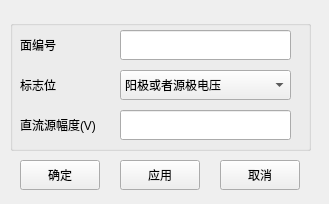
<?xml version="1.0" encoding="UTF-8"?>
<ui version="4.0">
 <class>frmSBoundMetal</class>
 <widget class="QMainWindow" name="frmSBoundMetal">
  <property name="geometry">
   <rect>
    <x>0</x>
    <y>0</y>
    <width>329</width>
    <height>204</height>
   </rect>
  </property>
  <property name="windowTitle">
   <string>金属接触</string>
  </property>
  <widget class="QWidget" name="centralwidget">
   <widget class="QPushButton" name="btnApply">
    <property name="geometry">
     <rect>
      <x>120</x>
      <y>160</y>
      <width>80</width>
      <height>30</height>
     </rect>
    </property>
    <property name="text">
     <string>应用</string>
    </property>
   </widget>
   <widget class="QPushButton" name="btnCancel">
    <property name="geometry">
     <rect>
      <x>220</x>
      <y>160</y>
      <width>80</width>
      <height>30</height>
     </rect>
    </property>
    <property name="text">
     <string>取消</string>
    </property>
   </widget>
   <widget class="QPushButton" name="btnOK">
    <property name="geometry">
     <rect>
      <x>20</x>
      <y>160</y>
      <width>80</width>
      <height>30</height>
     </rect>
    </property>
    <property name="text">
     <string>确定</string>
    </property>
   </widget>
   <widget class="QGroupBox" name="groupCondition">
    <property name="geometry">
     <rect>
      <x>10</x>
      <y>20</y>
      <width>301</width>
      <height>131</height>
     </rect>
    </property>
    <property name="title">
     <string/>
    </property>
    <widget class="QLineEdit" name="txtFaceId">
     <property name="geometry">
      <rect>
       <x>110</x>
       <y>10</y>
       <width>171</width>
       <height>30</height>
      </rect>
     </property>
    </widget>
    <widget class="QLabel" name="label">
     <property name="geometry">
      <rect>
       <x>10</x>
       <y>10</y>
       <width>91</width>
       <height>30</height>
      </rect>
     </property>
     <property name="text">
      <string>面编号</string>
     </property>
     <property name="alignment">
      <set>Qt::AlignLeading|Qt::AlignLeft|Qt::AlignVCenter</set>
     </property>
    </widget>
    <widget class="QLabel" name="label_3">
     <property name="geometry">
      <rect>
       <x>10</x>
       <y>90</y>
       <width>91</width>
       <height>30</height>
      </rect>
     </property>
     <property name="text">
      <string>直流源幅度(V)</string>
     </property>
     <property name="alignment">
      <set>Qt::AlignLeading|Qt::AlignLeft|Qt::AlignVCenter</set>
     </property>
    </widget>
    <widget class="QLineEdit" name="txtVoltage">
     <property name="geometry">
      <rect>
       <x>110</x>
       <y>90</y>
       <width>171</width>
       <height>30</height>
      </rect>
     </property>
    </widget>
    <widget class="QComboBox" name="cbxBoundType">
     <property name="geometry">
      <rect>
       <x>110</x>
       <y>50</y>
       <width>171</width>
       <height>30</height>
      </rect>
     </property>
     <item>
      <property name="text">
       <string>阳极或者源极电压</string>
      </property>
     </item>
     <item>
      <property name="text">
       <string>阴极或者漏极电压</string>
      </property>
     </item>
    </widget>
    <widget class="QLabel" name="label_5">
     <property name="geometry">
      <rect>
       <x>10</x>
       <y>50</y>
       <width>91</width>
       <height>30</height>
      </rect>
     </property>
     <property name="text">
      <string>标志位</string>
     </property>
     <property name="alignment">
      <set>Qt::AlignLeading|Qt::AlignLeft|Qt::AlignVCenter</set>
     </property>
    </widget>
   </widget>
  </widget>
 </widget>
 <resources/>
 <connections/>
</ui>
